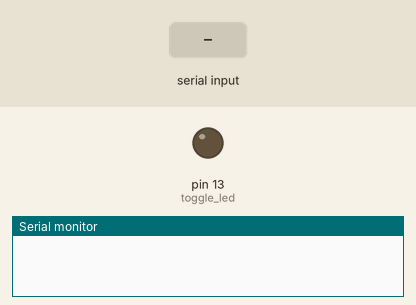
A sketch run on a simulated Arduino Uno, built with avr-gcc and run on an emulated ATmega328P. Shown: output pins drawn as LEDs (lit = HIGH), the last lines printed to the serial monitor. The inputs (shaded band) are chosen by the test bench.

Above: at 1.8 s.
1.9 s: "ok\n" received over the second serial link
At 2.7 s:
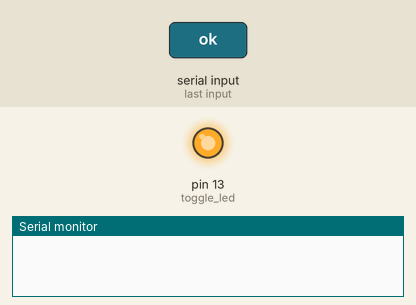
4.4 s: "radio_rx\n" received over the second serial link
5.9 s: "1\n" received over the second serial link
At 19.2 s:
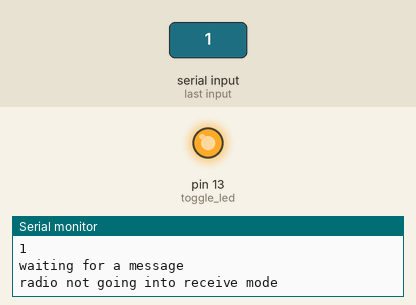
Timing chart, 0 to 19.6 s (numbered marks = the images above; inputs shaded):
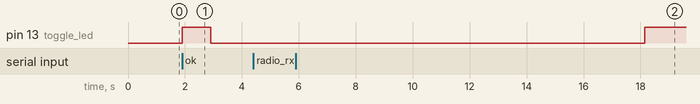

The sketch:

LoraBLinkerRX.ino
```cpp
/*
 * Author: JP Meijers
 * 30 September 2016
 */

#include <SoftwareSerial.h>

SoftwareSerial loraSerial(10, 11);

String str;
float rssi;
String rssiS;

void setup() {
  //output LED pin
  pinMode(13, OUTPUT);
  led_off();

  // Open serial communications and wait for port to open:

  Serial.begin(57600);

  loraSerial.begin(9600);
  loraSerial.setTimeout(1000);
  lora_autobaud();

  led_on();
  delay(1000);
  led_off();

  Serial.println("Initing LoRa");

  loraSerial.listen();
  str = loraSerial.readStringUntil('\n');
  Serial.println(str);
  loraSerial.println("sys get ver");
  str = loraSerial.readStringUntil('\n');
  Serial.println(str);

  loraSerial.println("mac pause");
  str = loraSerial.readStringUntil('\n');
  Serial.println(str);

//  loraSerial.println("radio set bt 0.5");
//  wait_for_ok();

  loraSerial.println("radio set mod lora");
  str = loraSerial.readStringUntil('\n');
  Serial.println(str);

  loraSerial.println("radio set freq 869100000");
  //loraSerial.println("radio set freq 433100000");
  str = loraSerial.readStringUntil('\n');
  Serial.println(str);

  loraSerial.println("radio set pwr 14");
  str = loraSerial.readStringUntil('\n');
  Serial.println(str);

  loraSerial.println("radio set sf sf7");
  str = loraSerial.readStringUntil('\n');
  Serial.println(str);

  loraSerial.println("radio set afcbw 41.7");
  str = loraSerial.readStringUntil('\n');
  Serial.println(str);

  loraSerial.println("radio set rxbw 125");
  str = loraSerial.readStringUntil('\n');
  Serial.println(str);

//  loraSerial.println("radio set bitrate 50000");
//  wait_for_ok();

//  loraSerial.println("radio set fdev 25000");
//  wait_for_ok();

  loraSerial.println("radio set prlen 8");
  str = loraSerial.readStringUntil('\n');
  Serial.println(str);

  loraSerial.println("radio set crc on");
  str = loraSerial.readStringUntil('\n');
  Serial.println(str);

  loraSerial.println("radio set iqi off");
  str = loraSerial.readStringUntil('\n');
  Serial.println(str);

  loraSerial.println("radio set cr 4/5");
  str = loraSerial.readStringUntil('\n');
  Serial.println(str);

  loraSerial.println("radio set wdt 60000"); //disable for continuous reception
  str = loraSerial.readStringUntil('\n');
  Serial.println(str);

  loraSerial.println("radio set sync 12");
  str = loraSerial.readStringUntil('\n');
  Serial.println(str);

  loraSerial.println("radio set bw 125");
  str = loraSerial.readStringUntil('\n');
  Serial.println(str);

  led_on();
}

void loop() {
  Serial.println("waiting for a message");
  loraSerial.println("radio rx 0"); //wait for 60 seconds to receive

  str = loraSerial.readStringUntil('\n');
  if ( str.indexOf("ok") == 0 )
  {
    str = String("");
    while(str=="")
    {
      str = loraSerial.readStringUntil('\n');
    }
    if ( str.indexOf("radio_rx") == 0 )
    {
      //loraSerial.println("radio get snr");
      //str = loraSerial.readStringUntil('\n');
      Serial.println(str);
    }
    else
    {
      Serial.println("Received nothing");
    }
  }
  else
  {
    Serial.println("radio not going into receive mode");
    delay(1000);
  }
}

void lora_autobaud()
{
  String response = "";
  while (response=="")
  {
    delay(1000);
    loraSerial.write((byte)0x00);
    loraSerial.write(0x55);
    loraSerial.println();
    loraSerial.println("sys get ver");
    response = loraSerial.readStringUntil('\n');
  }
}

/*
 * This function blocks until the word "ok\n" is received on the UART,
 * or until a timeout of 3*5 seconds.
 */
int wait_for_ok()
{
  str = loraSerial.readStringUntil('\n');
  if ( str.indexOf("ok") == 0 ) {
    return 1;
  }
  else return 0;
}

void toggle_led()
{
  digitalWrite(13, !digitalRead(13));
}

void led_on()
{
  digitalWrite(13, 1);
}

void led_off()
{
  digitalWrite(13, 0);
}
```

Measured:
- after the input at 1.9 s, pin 13 (toggle_led): LOW → HIGH at once, → LOW 1.0 s later
- after the input at 5.9 s, pin 13 (toggle_led): LOW → HIGH after 12.2 s instead of 12.8 s
